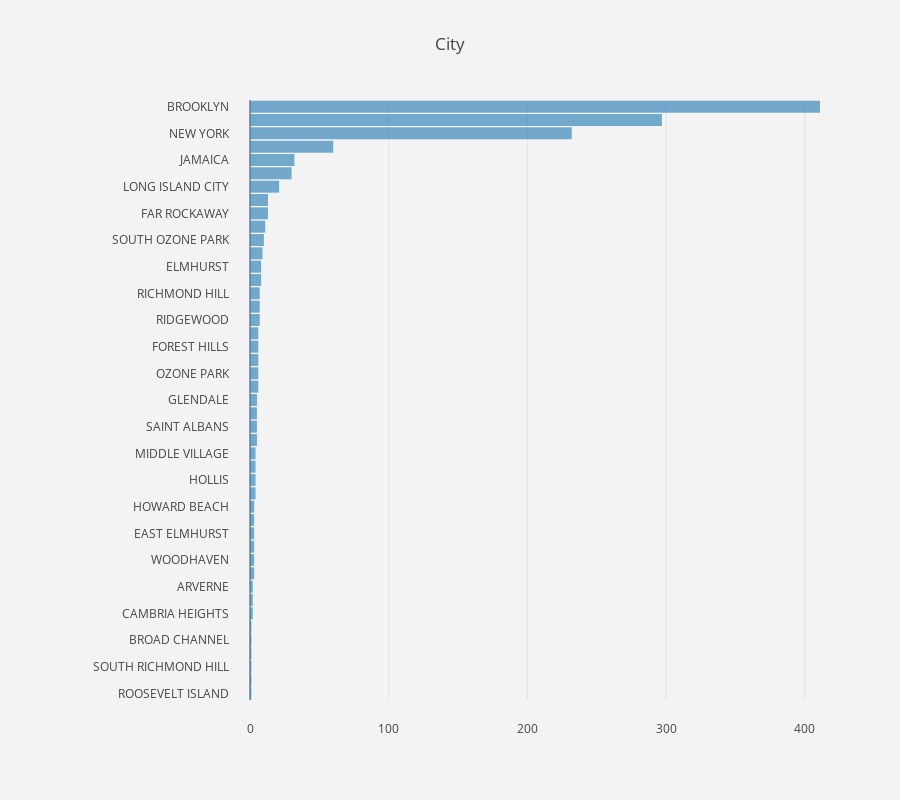

Here is the notebook cell this chart was saved with:
### Markdown cell above
# EDA of '_2016 School Explorer.csv_'
<h2>School City</h2>

### Code cell
school_city = data_chart(schl_df, 'City', 'cat')
margin = go.Margin(l=250, r=50, b=100, t=100, pad=20)
school_city.plot(**{'layout':{'margin': margin, 'height':800}})

### Figure 1 — Plotly figure (JSON) as saved in the notebook; plotly's stock layout.template omitted (floating-point values rounded to 4 significant figures)
{"data": [{"hovertext": ["0.08%", "0.08%", "0.08%", "0.08%", "0.08%", "0.08%", "0.16%", "0.16%", "0.16%", "0.24%", "0.24%", "0.24%", "0.24%", "0.24%", "0.24%", "0.31%", "0.31%", "0.31%", "0.31%", "0.39%", "0.39%", "0.39%", "0.39%", "0.47%", "0.47%", "0.47%", "0.47%", "0.47%", "0.55%", "0.55%", "0.55%", "0.63%", "0.63%", "0.71%", "0.79%", "0.86%", "1.02%", "1.02%", "1.65%", "2.36%", "2.52%", "4.72%", "18.24%", "23.35%", "32.31%"], "opacity": 0.6, "orientation": "h", "type": "bar", "width": 0.9, "x": [1, 1, 1, 1, 1, 1, 2, 2, 2, 3, 3, 3, 3, 3, 3, 4, 4, 4, 4, 5, 5, 5, 5, 6, 6, 6, 6, 6, 7, 7, 7, 8, 8, 9, 10, 11, 13, 13, 21, 30, 32, 60, 232, 297, 411], "y": ["ROOSEVELT ISLAND", "DOUGLASTON", "SOUTH RICHMOND HILL", "KEW GARDENS", "BROAD CHANNEL", "ROCKAWAY BEACH", "CAMBRIA HEIGHTS", "COLLEGE POINT", "ARVERNE", "LITTLE NECK", "WOODHAVEN", "FLORAL PARK", "EAST ELMHURST", "MASPETH", "HOWARD BEACH", "BELLEROSE", "HOLLIS", "ROSEDALE", "MIDDLE VILLAGE", "WHITESTONE", "SAINT ALBANS", "ROCKAWAY PARK", "GLENDALE", "QUEENS VILLAGE", "OZONE PARK", "ASTORIA", "FOREST HILLS", "REGO PARK", "RIDGEWOOD", "WOODSIDE", "RICHMOND HILL", "JACKSON HEIGHTS", "ELMHURST", "CORONA", "SOUTH OZONE PARK", "SPRINGFIELD GARDENS", "FAR ROCKAWAY", "BAYSIDE", "LONG ISLAND CITY", "FLUSHING", "JAMAICA", "STATEN ISLAND", "NEW YORK", "BRONX", "BROOKLYN"]}], "layout": {"autosize": true, "height": 800, "margin": {"b": 100, "l": 250, "pad": 20, "r": 50, "t": 100}, "paper_bgcolor": "rgb(243, 243, 243)", "plot_bgcolor": "rgb(243, 243, 243)", "title": "City"}}
